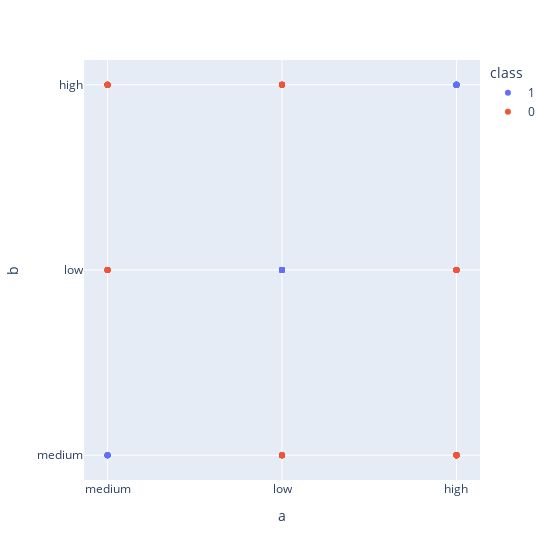

Notebook code for this chart:
### Code cell
fig = px.scatter(df, x='a',
            y='b',
            color='class',
            height=560,
            width=560,
            )
fig.show()

### Figure 1 — Plotly figure (JSON) as saved in the notebook; plotly's stock layout.template omitted (floating-point values rounded to 4 significant figures)
{"data": [{"hovertemplate": "class=1<br>a=%{x}<br>b=%{y}<extra></extra>", "legendgroup": "1", "marker": {"color": "#636efa", "symbol": "circle"}, "mode": "markers", "name": "1", "orientation": "v", "showlegend": true, "type": "scatter", "x": ["medium", "low", "low", "low", "high", "high", "high", "low", "low", "medium", "high", "high", "high", "high", "high", "medium", "high", "low", "low", "low", "low", "high", "high", "low", "low", "low", "low", "high", "medium", "medium", "high", "medium", "high", "medium"], "xaxis": "x", "y": ["medium", "low", "low", "low", "high", "high", "high", "low", "low", "medium", "high", "high", "high", "high", "high", "medium", "high", "low", "low", "low", "low", "high", "high", "low", "low", "low", "low", "high", "medium", "medium", "high", "medium", "high", "medium"], "yaxis": "y"}, {"hovertemplate": "class=0<br>a=%{x}<br>b=%{y}<extra></extra>", "legendgroup": "0", "marker": {"color": "#EF553B", "symbol": "circle"}, "mode": "markers", "name": "0", "orientation": "v", "showlegend": true, "type": "scatter", "x": ["medium", "medium", "low", "high", "low", "high", "low", "high", "high", "high", "low", "high", "low", "high", "high", "medium", "low", "low", "low", "high", "low", "low", "high", "medium", "high", "high", "medium", "medium", "high", "high", "low", "medium", "low", "high", "medium", "medium", "low", "high", "high", "low", "medium", "low", "medium", "high", "low", "medium", "high", "high", "low", "high", "high", "medium", "high", "medium", "high", "high", "high", "medium", "high", "high", "low", "medium", "high", "low", "medium", "medium"], "xaxis": "x", "y": ["high", "high", "high", "medium", "medium", "low", "medium", "medium", "low", "medium", "medium", "low", "medium", "medium", "medium", "low", "medium", "high", "high", "medium", "medium", "medium", "low", "low", "medium", "medium", "high", "high", "low", "medium", "high", "low", "high", "low", "low", "high", "high", "medium", "medium", "medium", "low", "medium", "high", "low", "high", "low", "low", "medium", "medium", "low", "medium", "low", "low", "high", "medium", "medium", "medium", "high", "low", "medium", "high", "high", "medium", "high", "low", "high"], "yaxis": "y"}], "layout": {"height": 560, "legend": {"title": {"text": "class"}, "tracegroupgap": 0}, "margin": {"t": 60}, "width": 560, "xaxis": {"anchor": "y", "domain": [0, 1], "title": {"text": "a"}}, "yaxis": {"anchor": "x", "domain": [0, 1], "title": {"text": "b"}}}}
